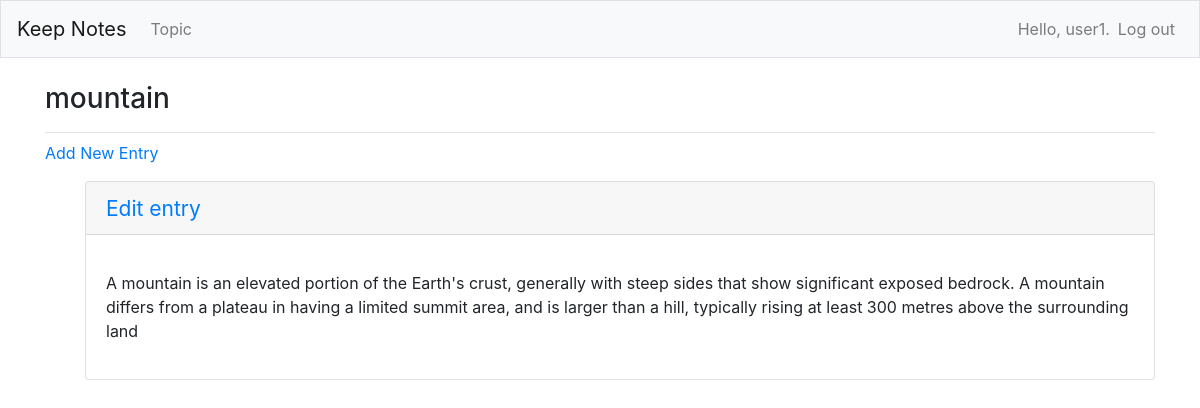
Page /topics/4/ (signed in) on the committed database.
### learning_logs/models.py (models this page shows, shortened)
class Topic(models.Model):
    text = models.CharField(max_length=200)
    date_added = models.DateTimeField(auto_now_add=True)
    owner = models.ForeignKey(User, on_delete=models.CASCADE)
    def __str__(self):
    	return self.text

class Entry(models.Model):
    topic = models.ForeignKey(Topic, on_delete=models.CASCADE)
    text = models.TextField()
    date_added = models.DateTimeField(auto_now_add=True)
    class Meta:
        verbose_name_plural = 'entries'

### learning_logs/views.py (the view)
# urls.py: path('topics/<int:topic_id>/', views.topic, name='topic'),
@login_required
def topic(request, topic_id):
	topic = Topic.objects.get(id=topic_id)
	if topic.owner != request.user:
		raise Http404
	entries = topic.entry_set.order_by('-date_added')
	context = {'topic': topic, 'entries': entries}
	return render(request, 'learning_logs/topic.html', context)

### learning_logs/templates/learning_logs/topic.html (shortened to what this page needs)
{% extends 'learning_logs/base.html' %}
{% block page_header %}
	<h3>{{ topic }}</h3>
{% endblock page_header %}
{% block content %}
<p>
	<a href="{% url "learning_logs:new_entry" topic.id %}">Add New Entry</a>
</p>
<ul>
	{% for entry in entries %}
		<div class="card md-3">
			<h4 class="card-header">
        	    <small><a href="{% url "learning_logs:edit_entry" entry.id %}">Edit entry</a></small>
            </h4>
        	<div class="card-body">
        		<p>{{ entry.text|linebreaks }}</p>
        	</div>
        </div><br>
	{% empty %}
		<p>There is no entries for this topic</p>
	{% endfor %}
</ul>
{% endblock content %}

### learning_logs/templates/learning_logs/base.html (shortened to what this page needs)
{% load bootstrap4 %}
{% load static %}
<!DOCTYPE html>
<html>
<head>
	{% bootstrap_css %}
</head>
<body>
<nav class="navbar navbar-expand-md navbar-light bg-light mb-4 border">
	<a class="navbar-brand" href="{% url "learning_logs:index" %}">Keep Notes</a>
	<div class="collapse navbar-collapse" id="navbarCollapse">
		<ul class="navbar-nav mr-auto">
			<li class="nav-item">
				<a class="nav-link" href="{% url "learning_logs:topics" %}">Topic</a>
			</li>
		</ul>
	<ul class="navbar-nav ml-auto">
	{% if user.is_authenticated %}
		<li class="nav-item">
			<span class="navbar-text">Hello, {{ user.username }}.</span>
		</li>
		<li class="nav-item">
			<a class="nav-link" href="{% url 'users:logout' %}">Log out</a>
		</li>
	{% endif %}
	</ul>
	</div>
</nav>
<main role="main" class="container">
	<div class="pb-2 mb-2 border-bottom">
		{% block page_header %}{% endblock page_header %}
	</div>
	<div>
		{% block content %}{% endblock content %}
	</div>
</main>
</body>
</html>

### rows in the picture
Topic: text "mountain"
Entry: text "A mountain is an elevated portion of the Earth's crust, generally with steep sides that show significant exposed bedrock. A mountain differs from a plateau in having a limited summit area, and is larger than a hill, typically rising at least 300 metres above the surrounding land"

### other values in the picture
{{ user.username }} "user1"
